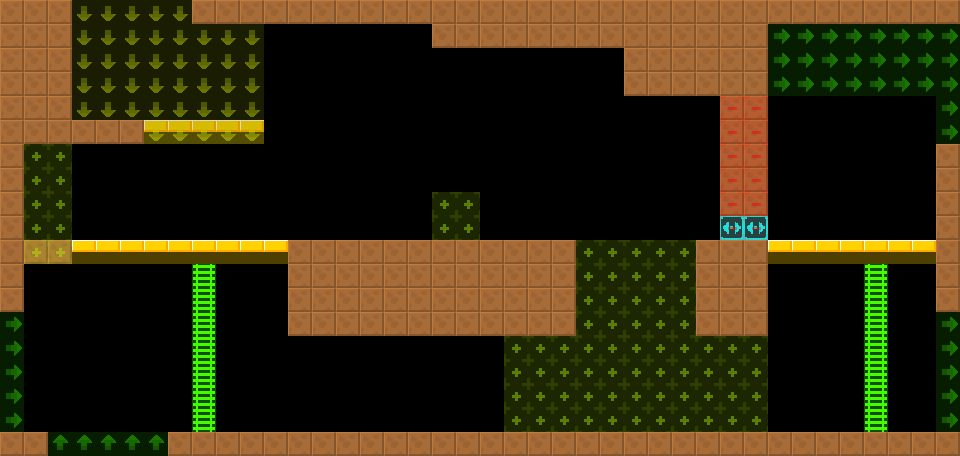

A level layout from a 2D game, rendered from its tile map. Below: a short description, then the map file with tile-grid data replaced by summaries:
An orthogonal 40x19 tile map with 24x24 px tiles, 2 tile layers (col, lnk), 2 tilesets and 2 objects (BreakableGround, Door).

<map version="1.4" tiledversion="1.4.2" orientation="orthogonal" renderorder="right-down" width="40" height="19" tilewidth="24" tileheight="24" infinite="0" nextlayerid="4" nextobjectid="8">
 <tileset firstgid="6" source="../../lnk.tsx" />
 <tileset firstgid="1" source="../../col.tsx" />
 <layer id="1" name="col" width="40" height="19">
  <data>[760 cells, 237 non-empty, 4 distinct tile ids]</data>
 </layer>
 <layer id="2" name="lnk" width="40" height="19" opacity="0.5">
  <data>[760 cells, 173 non-empty, 5 distinct tile ids]</data>
 </layer>
 <objectgroup id="3" name="markers" opacity="0.5">
  <object id="1" name="BreakableGround" type="BreakableGround" x="576" y="240" width="120" height="24">
   <properties>
    <property name="yr" value="0" />
    <property name="xr" value="0" />
   </properties>
  </object>
  <object id="2" name="Door" type="Door" x="288" y="408" width="24" height="24">
   <properties>
    <property name="yr" value="0" />
    <property name="xr" value="0" />
   </properties>
  </object>
 </objectgroup>
</map>
